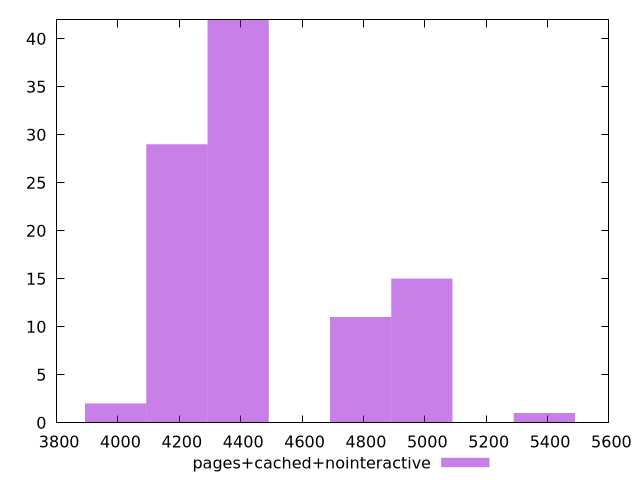

Here is the gnuplot script that generated this plot:
$_pagesCachedNointeractive <<EOF
4790.866615538422 11
4192.008288596119 29
4990.486057852522 15
4391.62773091022 42
3992.3888462820178 2
5389.724942480724 1
EOF
set key outside below
set terminal pngcairo
set output "report_00005_2020-11-02T22-26-11.212Z/speed-index/pages+cached+nointeractive//raw_hist.png"
set yrange [0:42]
set boxwidth 199.6194423141009
set style fill transparent solid 0.5 noborder
plot $_pagesCachedNointeractive title "pages+cached+nointeractive" with boxes ,
